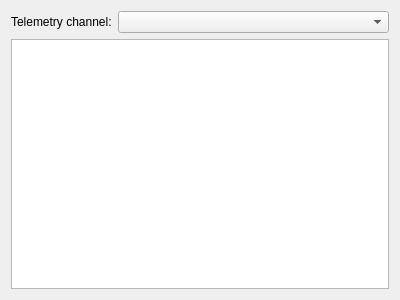
<?xml version="1.0" encoding="UTF-8"?>
<ui version="4.0">
 <class>Form</class>
 <widget class="QWidget" name="Form">
  <property name="geometry">
   <rect>
    <x>0</x>
    <y>0</y>
    <width>400</width>
    <height>300</height>
   </rect>
  </property>
  <property name="windowTitle">
   <string>Resource usage</string>
  </property>
  <property name="windowIcon">
   <iconset resource="../../resource/icons/icons.qrc">
    <normaloff>:/icons/resourceusage.svg</normaloff>:/icons/resourceusage.svg</iconset>
  </property>
  <layout class="QGridLayout" name="gridLayout">
   <item row="0" column="0">
    <widget class="QLabel" name="label">
     <property name="text">
      <string>Telemetry channel:</string>
     </property>
    </widget>
   </item>
   <item row="0" column="1">
    <widget class="QComboBox" name="comboBox">
     <property name="sizePolicy">
      <sizepolicy hsizetype="Preferred" vsizetype="Fixed">
       <horstretch>1</horstretch>
       <verstretch>0</verstretch>
      </sizepolicy>
     </property>
    </widget>
   </item>
   <item row="1" column="0" colspan="2">
    <widget class="QTreeView" name="treeView"/>
   </item>
  </layout>
 </widget>
 <resources>
  <include location="../../resource/icons/icons.qrc"/>
 </resources>
 <connections/>
</ui>
